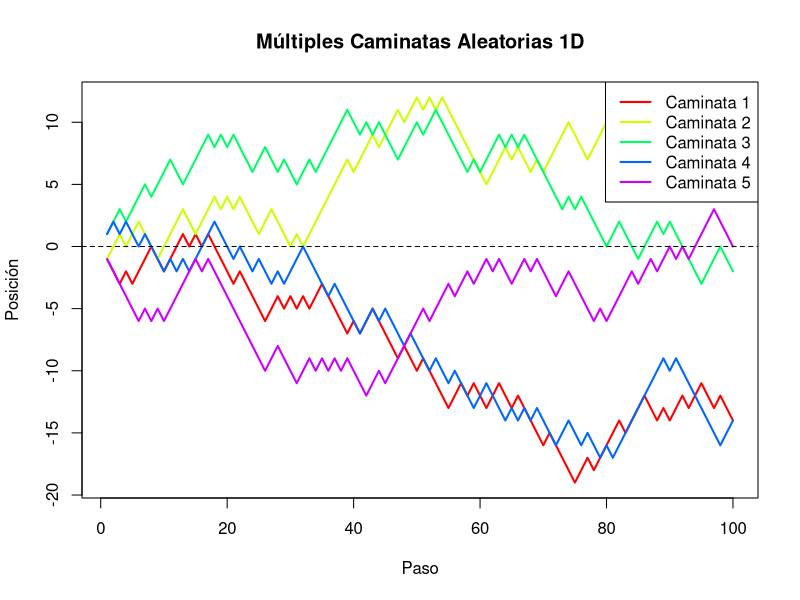

This chart was generated by the following R code:
# Parámetros
n <- 100  # Número de pasos por caminata
num_caminatas <- 5  # Número de caminatas
set.seed(123)  # Para reproducibilidad

# Crear una matriz para almacenar las caminatas
caminatas <- matrix(0, nrow = n, ncol = num_caminatas)

# Generar las caminatas
for (i in 1:num_caminatas) {
  pasos <- sample(c(-1, 1), n, replace = TRUE)
  caminatas[, i] <- cumsum(pasos)
}

# Asignar colores
colores <- rainbow(num_caminatas)

# Gráfica de las caminatas
plot(caminatas[,1], type = "l", col = colores[1], lwd = 2, xlab = "Paso", ylab = "Posición", 
     main = "Múltiples Caminatas Aleatorias 1D", ylim = range(caminatas))

# Añadir las otras caminatas
for (i in 2:num_caminatas) {
  lines(caminatas[, i], col = colores[i], lwd = 2)
}
abline(h = 0, col = "black", lty = 2)
# Añadir leyenda
legend("topright", legend = paste("Caminata", 1:num_caminatas), col = colores, lwd = 2)
